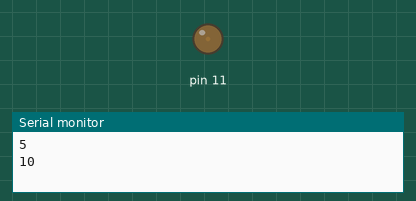
Simulated run of this sketch. Board: Arduino Uno, built with avr-gcc and run on an emulated ATmega328P. Parts: output pins drawn as LEDs (lit = HIGH), the last lines printed to the serial monitor.

Above: at 0.05 s.
At 0.95 s:
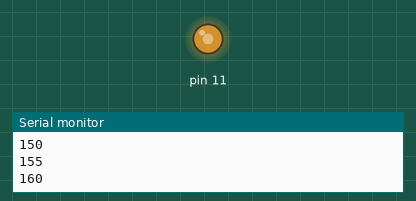
At 1.4 s:
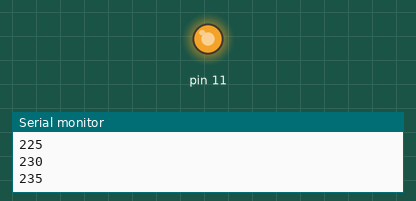
At 2.75 s:
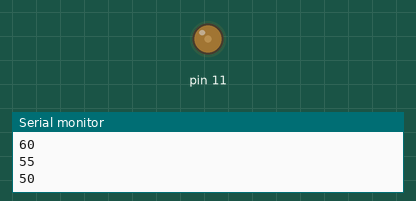
Timing chart, 0 to 7.1 s (numbered marks = the images above):
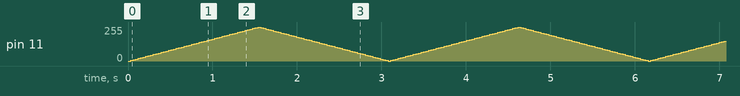

The sketch:

fade_led.ino
```cpp
int brightness = 0;
int fadeAmount = 5;

void setup()
{
  Serial.begin(9600);
  pinMode(11, OUTPUT);
}

void loop()
{
  analogWrite(11, brightness);
  brightness += fadeAmount;
  Serial.println(brightness);

  if (brightness == 0 || brightness == 255)
  {
    fadeAmount = fadeAmount * -1;
  }

  delay(30);
}
```
